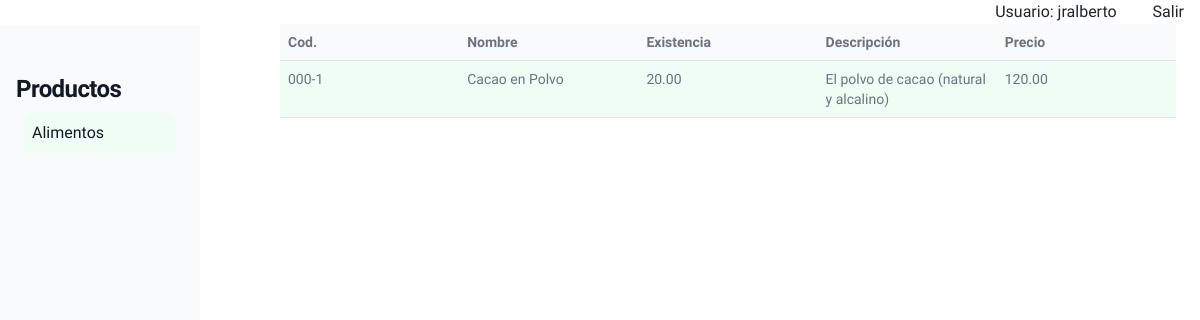
The app's page /shop/alimentos/ (signed in) with its own data.
### shop/models.py (models this page shows, shortened)
class Category(models.Model):
    name = models.CharField(max_length=200)
    slug = models.SlugField(max_length=200,
                            unique=True)
    class Meta:
        ordering = ['name']
        indexes = [
            models.Index(fields=['name']),
        ]
        verbose_name = 'category'
        verbose_name_plural = 'categories'
    def get_absolute_url(self):
        return reverse('shop:product_list_by_category',
                       args=[self.slug])

class Product(models.Model):
    category = models.ForeignKey(Category,
                                 related_name='products',
                                 on_delete=models.CASCADE)
    name = models.CharField(max_length=200)
    slug = models.SlugField(max_length=200)
    image = models.ImageField(upload_to='products/%Y/%m/%d',
                              blank=True)
    description = models.TextField(blank=True)
    detalle = models.TextField(blank=True)
    price = models.DecimalField(max_digits=10,
                                decimal_places=2)
    cant = models.DecimalField(max_digits=10,
                                decimal_places=2)
    available = models.BooleanField(default=True)
    created = models.DateTimeField(auto_now_add=True)
    updated = models.DateTimeField(auto_now=True)
    class Meta:
        ordering = ['name']
        indexes = [
            models.Index(fields=['id', 'slug']),
            models.Index(fields=['name']),
            models.Index(fields=['-created']),
        ]
    def get_absolute_url(self):
        return reverse('shop:product_detail',
                       args=[self.id, self.slug])

### shop/views.py (the view)
# urls.py: path('', views.product_list, name='product_list'),
def product_list(request, category_slug=None):
    category = None
    categories = Category.objects.all()
    products = Product.objects.filter(available=True)
    if category_slug:
        category = get_object_or_404(Category, slug=category_slug)
        products = products.filter(category=category)
    return render(request,
                  'shop/product/list.html',
                  {'category': category,
                   'categories': categories,
                   'products': products})

### shop/templates/shop/product/list.html (shortened to what this page needs)
{% extends "base.html" %}
{% load static %}
{% block content %}
<div class="container">
    <div class="fixed-top text-end">
     <span class="mx-3 text-center">
      {% if request.user.is_authenticated %}
        Usuario: {{ request.user.first_name|default:request.user.username }}
      {% endif %}
    </span>
     <span class="mx-3 text-end ">
        <a href="{% url "account:index" %}" class="no-underline">Salir</a>
    </span>
</div>
  <div style=" width:220px; padding:25px 20px 0 0;" id="default-sidebar" class="fixed top-0 left-0 z-40 w-64 h-screen transition-transform -translate-x-full sm:translate-x-0 " aria-label="Sidebar">
  <div class="h-full px-3  pb-5 overflow-y-auto bg-gray-50 dark:bg-gray-800">
    <h3  class="mt-5 text-2xl font-bold tracking-tight text-gray-900">Productos</h3>
    <ul class="space-y-2 font-medium" >
      <div class="p-2 relative overflow-x-auto">
      {% for c in categories %}
        <li {% if category.slug == c.slug %}  class="bg-green-50 rounded-lg"{% endif %}>
          <a  href="{{ c.get_absolute_url }}" class="flex items-center p-2 text-gray-900 rounded-lg dark:text-white hover:bg-gray-100 dark:hover:bg-gray-700 group no-underline">{{ c.name }}</a>
        </li>
      {% endfor %}
      </ul>
      </div>
  </div>
  </div>
<div class="p-4 sm:ml-64">
<table class="table items-center justify-center md:table-fixed sm:table-fixed text-sm text-left rtl:text-right text-gray-500 dark:text-gray-400  ">
  <tr class="bg-gray-50">
    <th>Cod.</th>
    <th>Nombre</th>
    <th>Existencia</th>
    <th>Descripci&oacute;n</th>
    <th>Precio</th>
  </tr>
    {% for product in products %}
{% if product.category %}
  <tr class="odd:bg-white even:bg-green-50">
    <td ><span class="text-blue">000</span>-<span class="text-red">{{product.id}}</span></td>
    <td>  <a href="{{ product.get_absolute_url }}" class="no-underline">{{ product.name }}</a></td>
    <td>{{ product.cant }}</td>
    <td>{{ product.description }}</td>
    <td>{{ product.price }}</td>
    {% endif %}
  </tr>
    {% endfor %}
     </table>
</div>
{% endblock %}

### records on screen
Category: name "Alimentos"
Product: id "1", name "Cacao en Polvo", cant "20.00", description "El polvo de cacao (natural y alcalino)", price "120.00"

### other values on screen
{{ request.user.first_name|default:request.user.username }} "jralberto"
